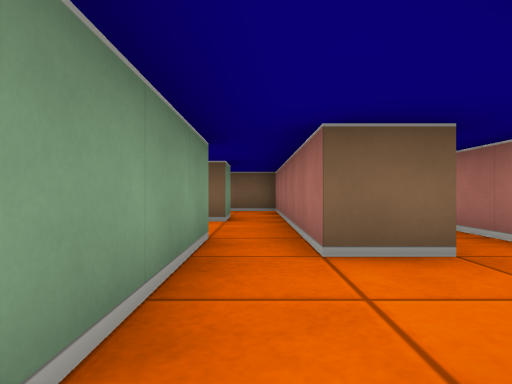
View 1 (above)

18 first-person views from a walk through a cub3D maze. The camera is about half as high as the walls, looks level and sees 75° across. The floor is counted in squares. Each view is taken from the middle of a square. On the plan, view 1 faces up. The plan holds only what a view shows up to about 9 squares ahead; the rest is blank.

View 2
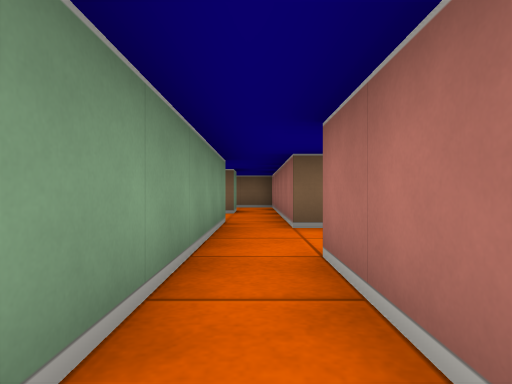

View 3
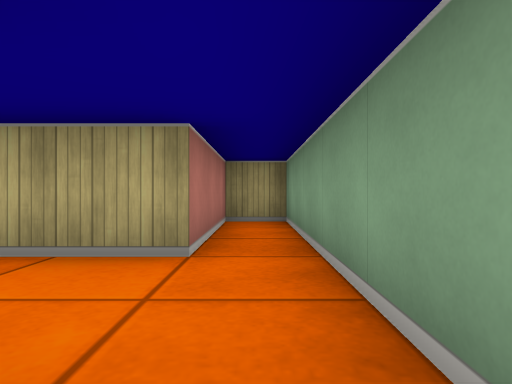

View 4
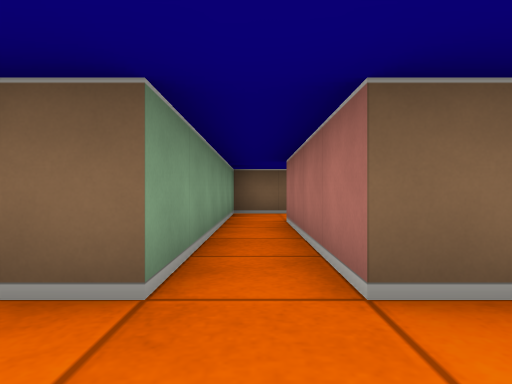

View 5
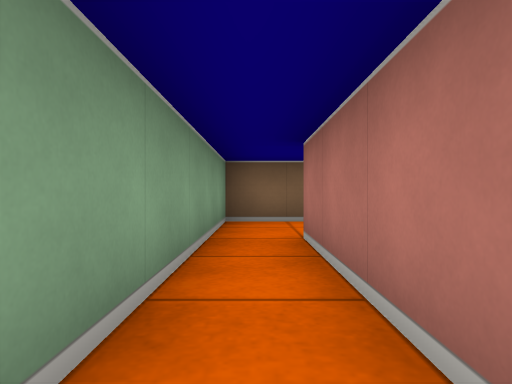

View 6
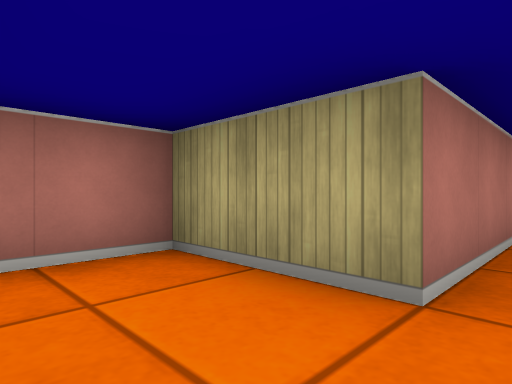

View 7
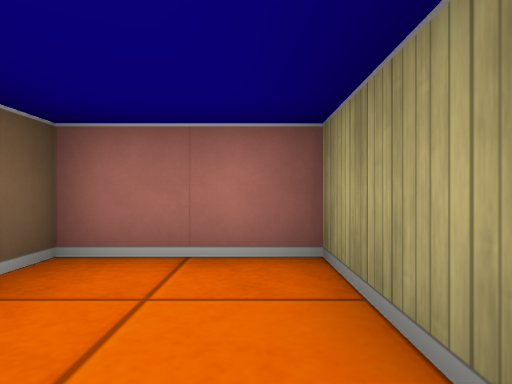

View 8
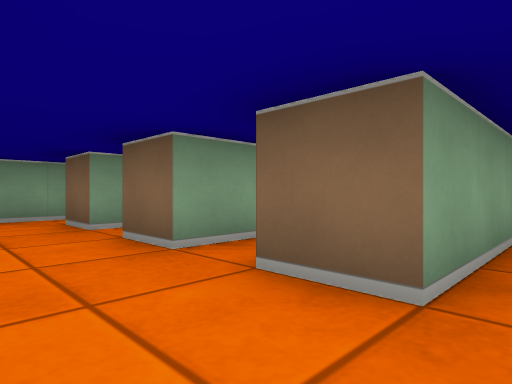

View 9
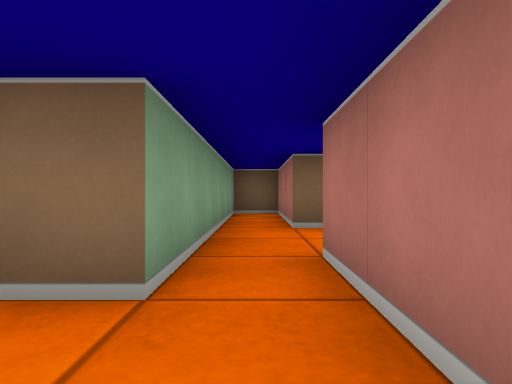

View 10
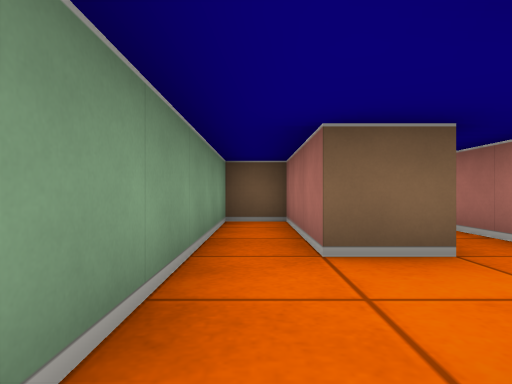

View 11
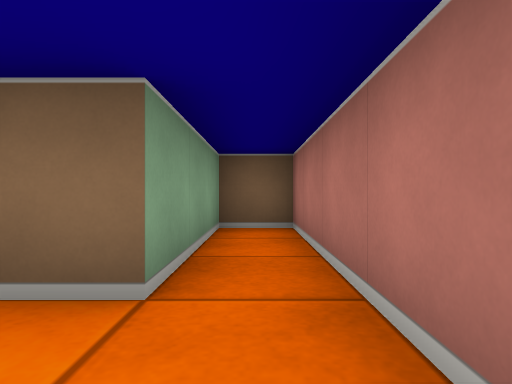

View 12
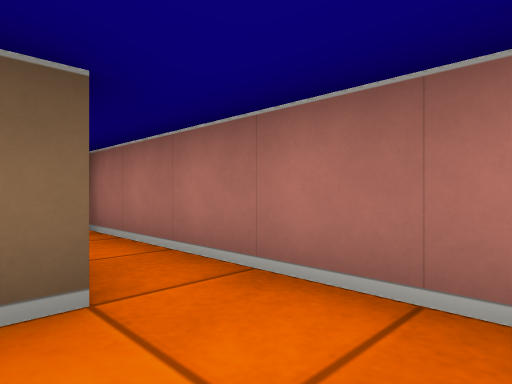

View 13
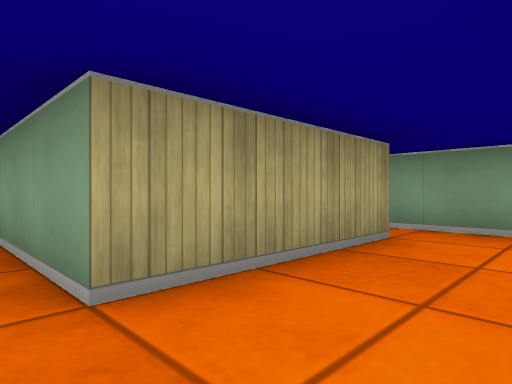

View 14
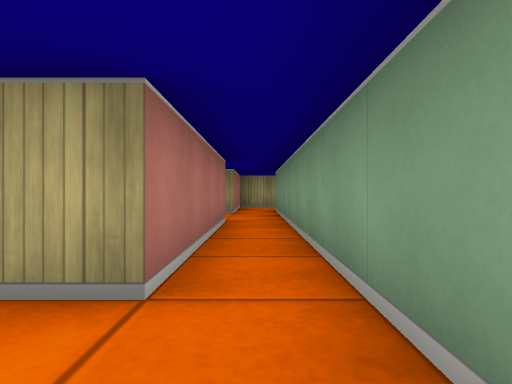

View 15
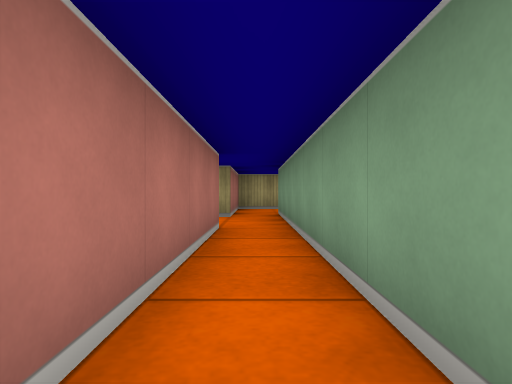

View 16
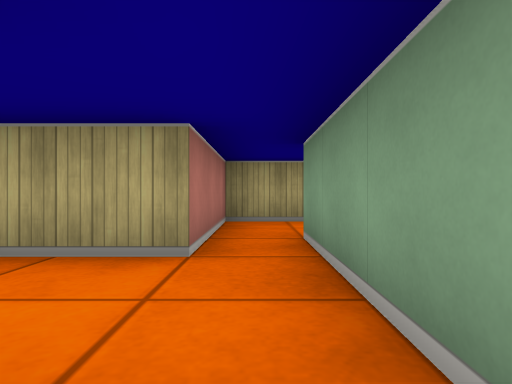

View 17
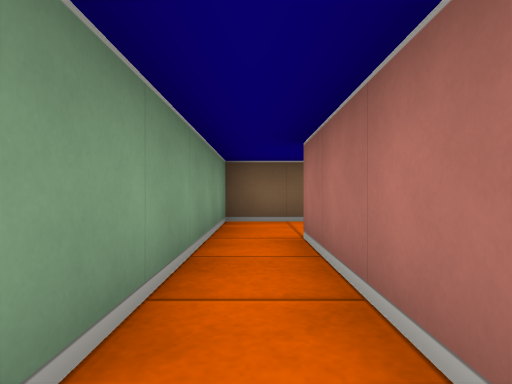

View 18
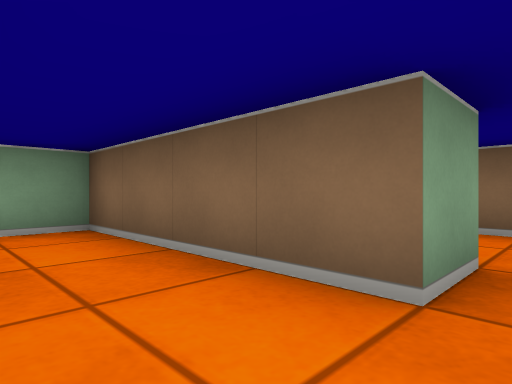

### Floor plan
Ten units are one square. View 1 is at (0, 0); x grows to the right and y downward. Boxes are objects, and circles mark ways between rooms. Rooms are numbered by the first view taken in them; rooms with no view inside come last. Other rooms are left out.
<svg viewBox="-55 -90 145 150">
<path fill="none" stroke="#000" d="M5 -25 5 -35M-5 -35 -5 25 5 25 5 -5M25 -25 25 -65 45 -65 45 -85 15 -85 15 -25 5 -25M5 -5 20 -5M55 -25 45 -25M65 -16 65 -25M65 -55 65 -85 55 -85 55 -25M65 -25 65 -35M85 -41 85 -85 75 -85 75 -55 65 -55M-35 5 -35 -35 -5 -35M5 -35 5 -55M-5 -55 -45 -55 -45 35M-35 35 -35 25 -20 25M-49 55 -35 55 -35 35"/>
<circle cx="10" cy="-15" r="3" fill="#2a7"/>
<circle cx="0" cy="-30" r="3" fill="#2a7"/>
<circle cx="60" cy="-30" r="3" fill="#2a7"/>
<circle cx="70" cy="-45" r="3" fill="#2a7"/>
<circle cx="-40" cy="30" r="3" fill="#2a7"/>
<text x="0" y="-10">1</text>
<text x="20" y="-50">2</text>
<text x="50" y="-20">3</text>
<text x="60" y="-60">4</text>
<text x="80" y="-60">5</text>
<text x="-40" y="-20">6</text>
<text x="-50" y="40">7</text>
</svg>
Room 1 opens to room 2. Room 1 opens to room 6. Room 3 opens to room 4. Room 4 opens to room 5. Room 6 opens to room 7.

Where each view was taken, in squares from view 1:
view 1: 0 up, 0 right, facing up
view 2: 2 down, 0 right, facing up
view 3: 3 up, 0 right, facing down
view 4: 1 up, 2 right, facing up
view 5: 3 up, 2 right, facing up
view 6: 8 up, 2 right, facing down-right
view 7: 7 up, 2 right, facing right
view 8: 1 up, 6 right, facing up-left
view 9: 1 up, 6 right, facing up
view 10: 3 up, 6 right, facing up
view 11: 4 up, 8 right, facing up
view 12: 4 up, 7 right, facing up-right
view 13: 5 up, 0 right, facing down-left
view 14: 5 up, 4 left, facing down
view 15: 4 up, 4 left, facing down
view 16: 0 up, 4 left, facing down
view 17: 0 up, 4 left, facing up
view 18: 4 up, 0 right, facing up-left
